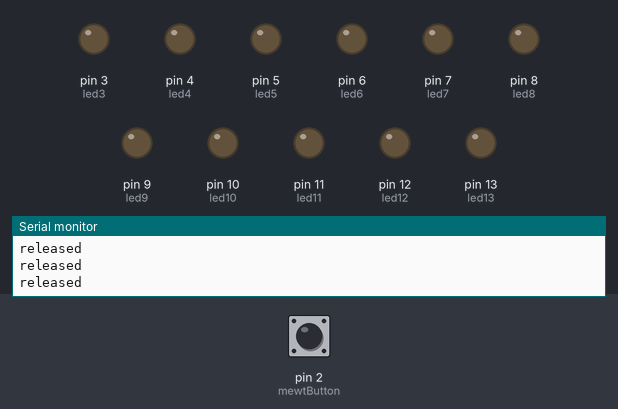
A sketch run on a simulated Arduino Uno, built with avr-gcc and run on an emulated ATmega328P. Shown: output pins drawn as LEDs (lit = HIGH), the last lines printed to the serial monitor. Inputs (shaded band) come from the test bench; at power-on: pin 2 (mewtButton) HIGH.

Above: at 1.2 s.
1.3 s: pin 2 (mewtButton) pulled LOW for 0.15 s
At 1.37 s:
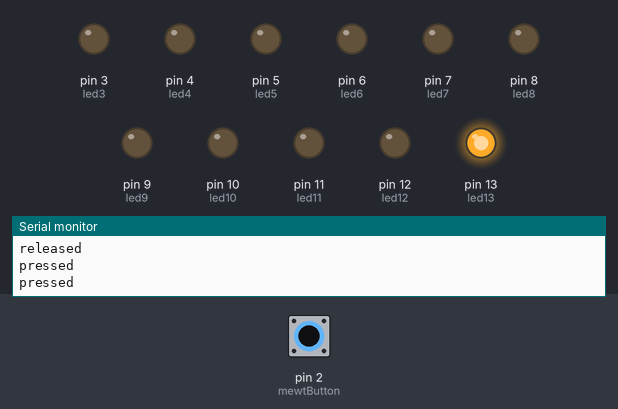
2.9 s: pin 2 (mewtButton) pulled LOW for 3.2 s
At 6.7 s:
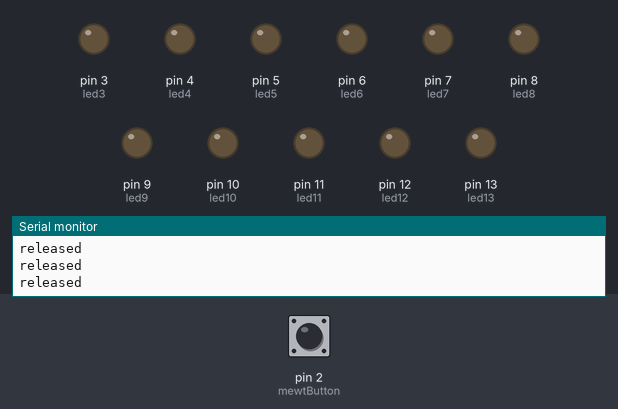
Timing chart, 0 to 8.2 s (numbered marks = the images above; inputs shaded):
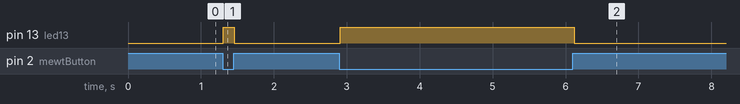

Measured:
- after the input at 1.3 s, pin 13 (led13): LOW → HIGH at once, → LOW 0.15 s later
- after the input at 2.9 s, pin 13 (led13): LOW → HIGH at once, → LOW 3.2 s later

The sketch:

mewt-ledcommonanode-test.ino
```cpp
const int led0 = 0;
const int led1 = 1;
const int led3 = 3;
const int led4 = 4;
const int led5 = 5;
const int led6 = 6;
const int led7 = 7;
const int led8 = 8;
const int led9 = 9;
const int led10 = 10;
const int led11 = 11;
const int led12 = 12;
const int led13 = 13;

const int mewtButton = 2;
      int mewtState = 0;
      byte inByte;
      int inInt;

void setup() {
  Serial.begin(9600);
  Serial.setTimeout(50);
  // initialize digital pin LED_BUILTIN as an output.
  pinMode(LED_BUILTIN, OUTPUT);
  pinMode(led0, OUTPUT);
  pinMode(led1, OUTPUT);
  pinMode(led3, OUTPUT);
  pinMode(led4, OUTPUT);
  pinMode(led5, OUTPUT);
  pinMode(led6, OUTPUT);
  pinMode(led7, OUTPUT);
  pinMode(led8, OUTPUT);
  pinMode(led9, OUTPUT);
  pinMode(led10, OUTPUT);
  pinMode(led11, OUTPUT);
  pinMode(led12, OUTPUT);
  pinMode(led13, OUTPUT);
  pinMode(mewtButton, INPUT_PULLUP);
 }

// the loop function runs over and over again forever
void loop() {
  digitalWrite(led0, LOW);
  digitalWrite(led1, LOW);
  digitalWrite(led3, LOW);
  digitalWrite(led4, LOW);
  digitalWrite(led5, LOW);
  digitalWrite(led6, LOW);
  digitalWrite(led7, LOW);
  digitalWrite(led9, LOW);
  digitalWrite(led10, LOW);
  digitalWrite(led11, LOW);
  digitalWrite(led12, LOW);
  digitalWrite(led13, LOW);
  mewtState = digitalRead(mewtButton);

  if (mewtState == LOW) {
    digitalWrite(LED_BUILTIN, HIGH);
    Serial.println("pressed");
    delay(50);
  }
  if (mewtState == HIGH) {
    digitalWrite(LED_BUILTIN, LOW);
    Serial.println("released");
    delay(50);
  }
}
```
